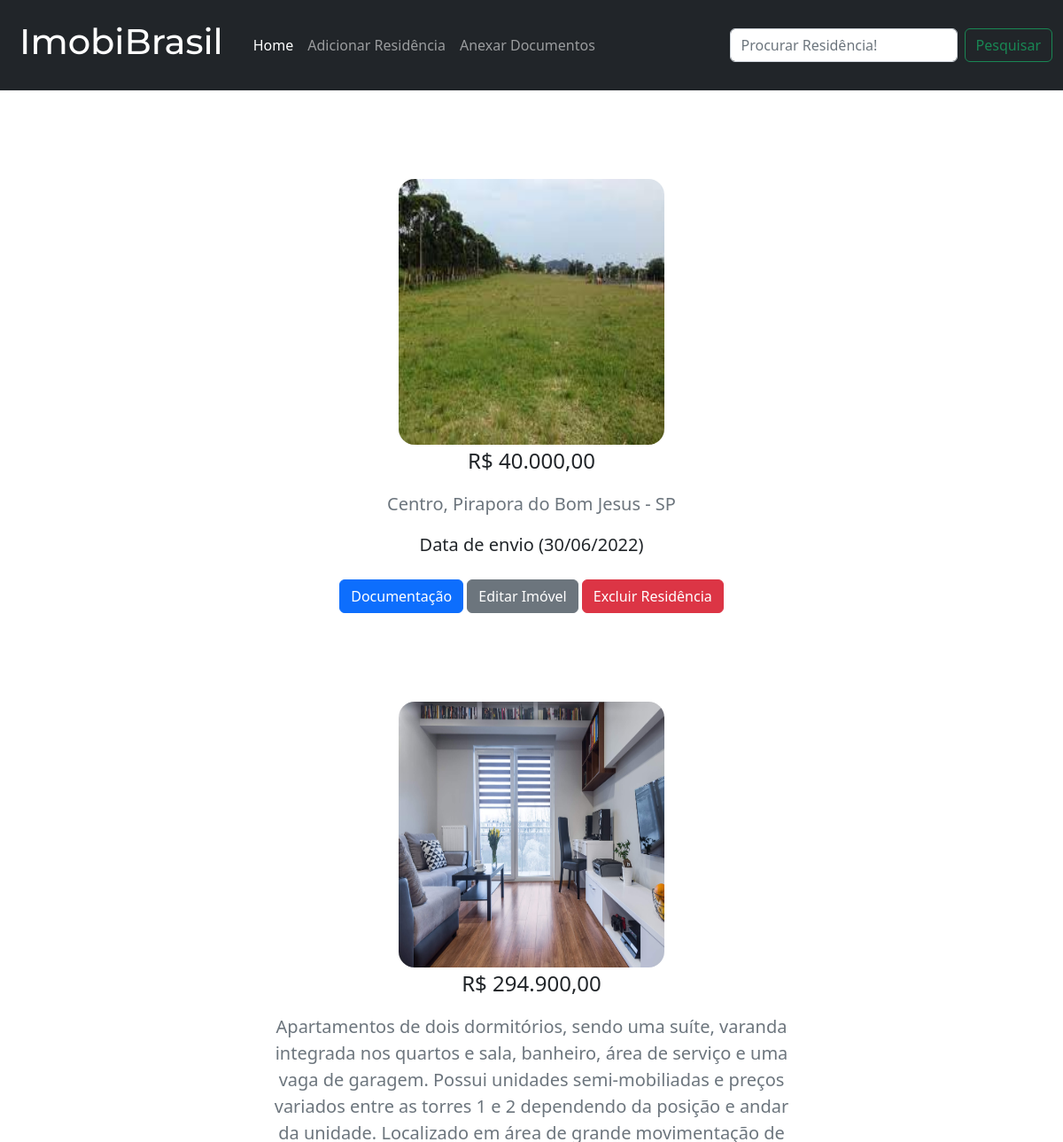
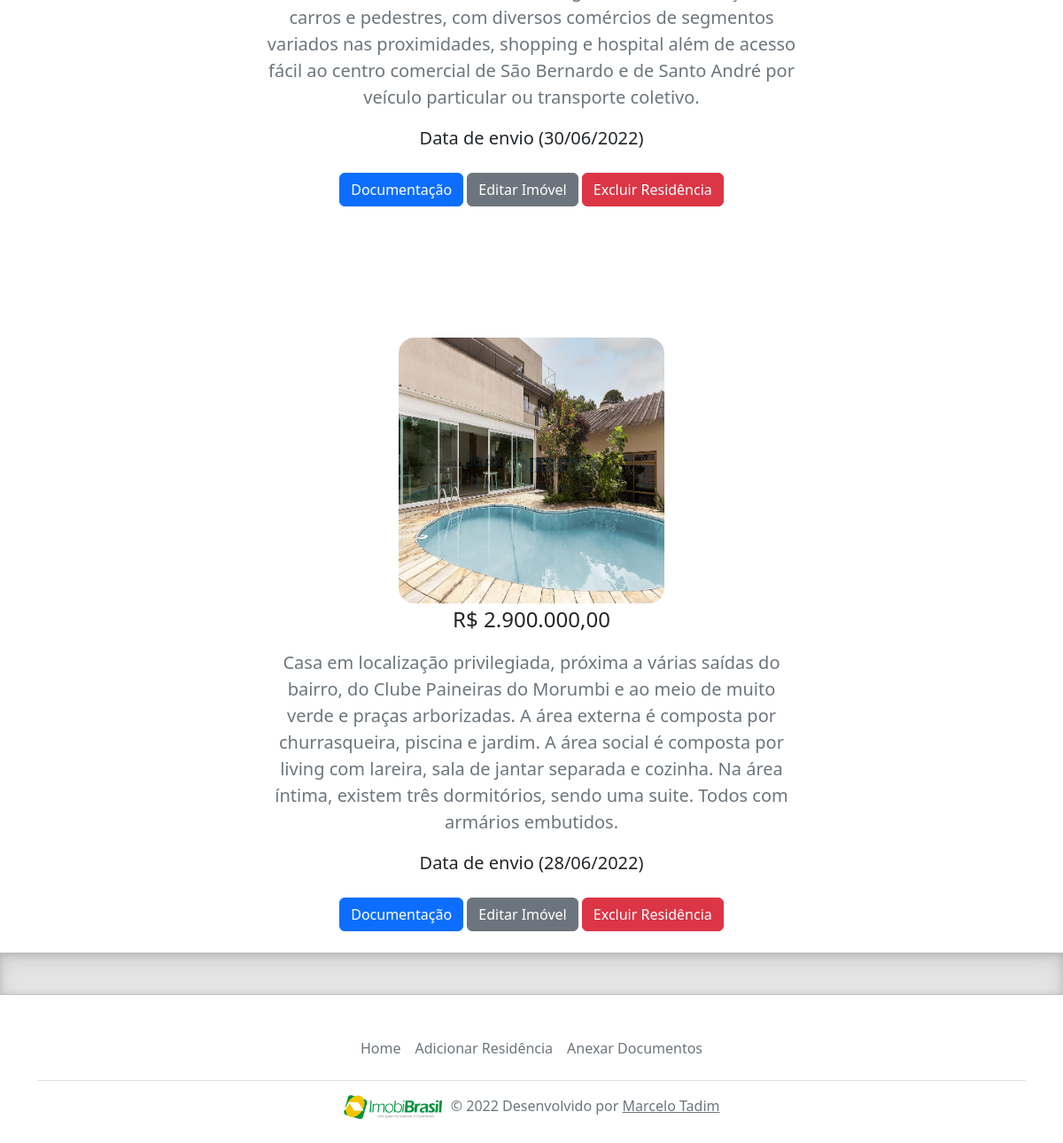
The page / on the database its author committed (2 pictures, top to bottom).
### tables this page shows
CREATE TABLE `imoveis` (
  `imo_id` int NOT NULL,
  `imo_titulo` varchar(150) NOT NULL,
  `imo_desc` longtext NOT NULL,
  `imo_preco` int NOT NULL,
  `imo_img_local` varchar(200) NOT NULL,
  `imo_data_up` date NOT NULL
);

### index.php (the view, shortened to what this page needs)
<?php
require_once("includes/connection.php");
?>
<!DOCTYPE html>
<html lang="pt-br">
<head>
    <link rel="stylesheet" href="css/index.css">
<?php
require_once("includes/inc_cabec.php");
if (isset($_POST["pesquisa"])) {
    $pesquisa = $_POST["pesquisa"];
    $sql = "SELECT * FROM imoveis WHERE imo_titulo LIKE \"%$pesquisa%\"";
} else {
    $sql = "SELECT * FROM imoveis order by imo_id DESC";
}
$result = mysqli_query($mysqli_connection, $sql);
while ($obj = mysqli_fetch_array($result)) {
    $id = $obj[0];
    $titulo = $obj[1];
    $desc = $obj[2];
    $preco = $obj[3];
    $img_local = $obj[4];
    $data_up = $obj[5];
    $data_up = implode("/", array_reverse(explode("-", $data_up))); ?>
<div class="col-lg-6 col-md-8 mx-auto">
    <h1><i class="fs-2"><?php echo $titulo; ?> (ID <?php echo $id; ?>)</i></h1>
    <?php  if (!empty($img_local)) { ?>
        <img src='<?php echo $img_local; ?>' class='img-imovel'>
    <?php } ?>
    <p class="fs-4">R$ <?php echo number_format($preco, 2, ",", "."); ?></p>
    <p class="lead text-muted"><?php echo $desc; ?></p>
    <p class="fs-5">Data de envio (<?php echo $data_up; ?>)</p>
    <p>
        <a href="imoveis-midias.php?imo_id=<?php echo $id; ?>" class="btn btn-primary my-2">Documentação</a>
        <a href="imoveis-edicao.php?imo_id=<?php echo $id; ?>" class="btn btn-secondary my-2">Editar Imóvel</a>
        <a href="imoveis-excluir.php?imo_id=<?php echo $id; ?>" class="btn btn-danger my-2">Excluir Residência</a>
    </p>
</div>
<?php
} ?>
</center>
<?php require_once("includes/inc_footer.php"); ?>
</body>
</html>

### includes/inc_cabec.php (shortened to what this page needs)
    <link href="https://cdn.jsdelivr.net/npm/bootstrap@5.2.0-beta1/dist/css/bootstrap.min.css" rel="stylesheet">
</head>
<body>
    <center>
    <?php include_once("includes/inc_nav.php"); ?>

### includes/inc_nav.php (shortened to what this page needs)
<?php
switch ($pagina) {
  default:
    $home="active"; break;
}
?>
<nav class="navbar navbar-expand-md navbar-dark bg-dark mb-4">
  <div class="container-fluid">
    <a class="navbar-brand" href="https://www.imobibrasil.com.br/" target="_blank"><h1>ImobiBrasil</h1></a>
    <div class="collapse navbar-collapse" id="navbarCollapse">
      <ul class="navbar-nav me-auto mb-2 mb-md-0">
        <li class="nav-item">
          <a class="nav-link <?php echo $home; ?>" href="index.php">Home</a>
        </li>
        <li class="nav-item">
          <a class="nav-link <?php echo $cad_imob; ?>" href="imoveis-cadastro.php" title="Adicionar Residência">Adicionar Residência</a>
        </li>
        <li class="nav-item">
          <a class="nav-link <?php echo $cad_midia; ?>" href="midias-cadastro.php" title="Anexar Documentos">Anexar Documentos</a>
        </li>
      </ul>
      <form class="d-flex" role="search" action="index.php" method="post">
        <input class="form-control me-2" type="search" name="pesquisa" placeholder="Procurar Residência!" aria-label="Search">
        <button class="btn btn-outline-success" name="enviar type="submit">Pesquisar</button>
      </form>
    </div>
  </div>
</nav>

### includes/inc_footer.php (shortened to what this page needs)
<div class="b-example-divider"></div>
<div class="container">
  <footer class="py-3 my-4">
    <ul class="nav justify-content-center border-bottom pb-3 mb-3">
      <li class="nav-item"><a href="index.php" class="nav-link px-2 text-muted">Home</a></li>
      <li class="nav-item"><a href="imoveis-cadastro.php" class="nav-link px-2 text-muted">Adicionar Residência</a></li>
      <li class="nav-item"><a href="midias-cadastro.php" class="nav-link px-2 text-muted">Anexar Documentos</a></li>
    </ul>
    <p class="text-center text-muted">
    <a href="https://www.imobibrasil.com.br/" target="_blank"><img src="img/logo.png" class="img-imovel-footer"></a>
    &copy; 2022 Desenvolvido por <a  class="text-muted" href="https://www.linkedin.com/in/marcelo-tadim/" target="_blank">Marcelo Tadim</a></p>
  </footer>
</div>

### css/index.css (style rules this page uses)
* { top: 0; box-sizing: border-box; margin: 0; }
.img-imovel { position: relative; width: 300px; height: 300px; border-radius: 1.5vw; }
.img-imovel-footer { position: relative; width: 10%; height: 6%; margin-right: 0.5%; border: none; }
h1 { color: white; text-decoration: none; font-family: 'Montserrat', sans-serif; padding: 10px; cursor: pointer; }
body { background-color: #e5e5e5; }

### includes/inc_cabec.php (style rules this page uses)
.b-example-divider { height: 3rem; background-color: rgba(0, 0, 0, .1); border: solid rgba(0, 0, 0, .15); border-width: 1px 0; box-shadow: inset 0 .5em 1.5em rgba(0, 0, 0, .1), inset 0 .125em .5em rgba(0, 0, 0, .15); }

### rows shown on the page
imoveis: imo_img_local (picture), imo_preco "40.000,00", imo_desc "Centro, Pirapora do Bom Jesus - SP", imo_data_up "30/06/2022"
imoveis: imo_img_local (picture), imo_preco "294.900,00", imo_desc "Apartamentos de dois dormitórios, sendo uma suíte, varanda integrada nos quartos e sala, banheiro, área de serviço e uma vaga de garagem. Possui unidades semi-mobiliadas e preços variados entre as torres 1 e 2 dependendo da posição e andar da unidade. Localizado em área de grande movimentação de carros e pedestres, com diversos comércios de segmentos variados nas proximidades, shopping e hospital além de acesso fácil ao centro comercial de São Bernardo e de Santo André por veículo particular ou transporte coletivo.", imo_data_up "30/06/2022"
imoveis: imo_img_local (picture), imo_preco "2.900.000,00", imo_desc "Casa em localização privilegiada, próxima a várias saídas do bairro, do Clube Paineiras do Morumbi e ao meio de muito verde e praças arborizadas. A área externa é composta por churrasqueira, piscina e jardim. A área social é composta por living com lareira, sala de jantar separada e cozinha. Na área íntima, existem três dormitórios, sendo uma suite. Todos com armários embutidos.", imo_data_up "28/06/2022"
